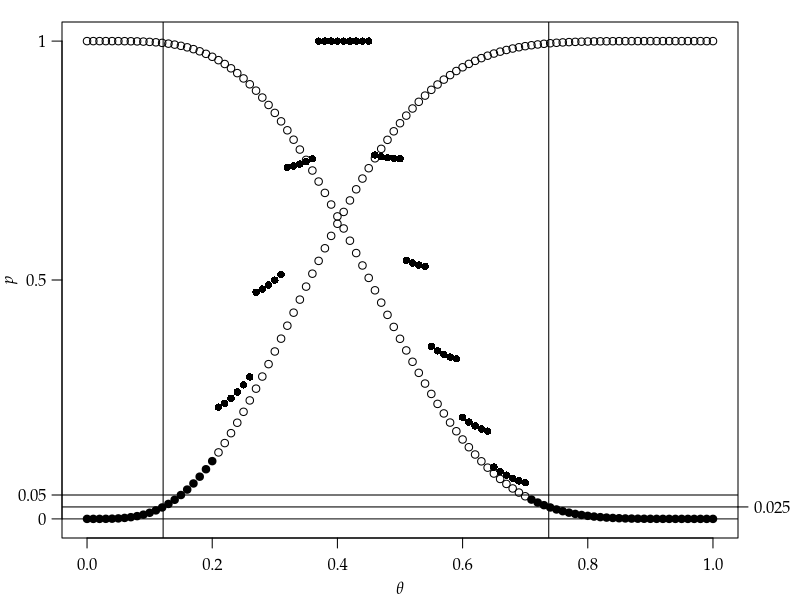

R code for this plot:
args = commandArgs()
basename = sub(".R$", "", sub("^--file=(.*/)?", "", args[grep("^--file=", args)]))
if (length(basename) != 0)
    quartz(type="pdf", file=paste0(basename, ".pdf"), width=7, height=5)
# par(family="HiraKakuProN-W3")
par(family="Palatino")
par(mgp=c(2,0.8,0)) # title and axis margins. default: c(3,1,0)
par(mar=c(3,3,1,3)+0.1) # bottom, left, top, right margins. default: c(5,4,4,2)+0.1
foo = function(r, n) {
    x = (0:100)/100
    y = sapply(x, function(t) binom.test(r, n, t)$p.value)
    plot(x, y, pch=16, xlab=expression(italic(θ)), ylab=expression(italic(p)), yaxt="n")
    t = c(0,0.05,0.5,1);  axis(2, t, t, las=1)
    t = 0.025;  axis(4, t, t, las=1)
    y = sapply(x, function(t) binom.test(r, n, t, alternative="less")$p.value)
    points(x, y)
    y = sapply(x, function(t) binom.test(r, n, t, alternative="greater")$p.value)
    points(x, y)
    abline(h=0.05)
    abline(h=0)
    abline(h=0.025)
    abline(v=binom.test(r, n)$conf.int)
}
foo(4, 10)
dev.off()
